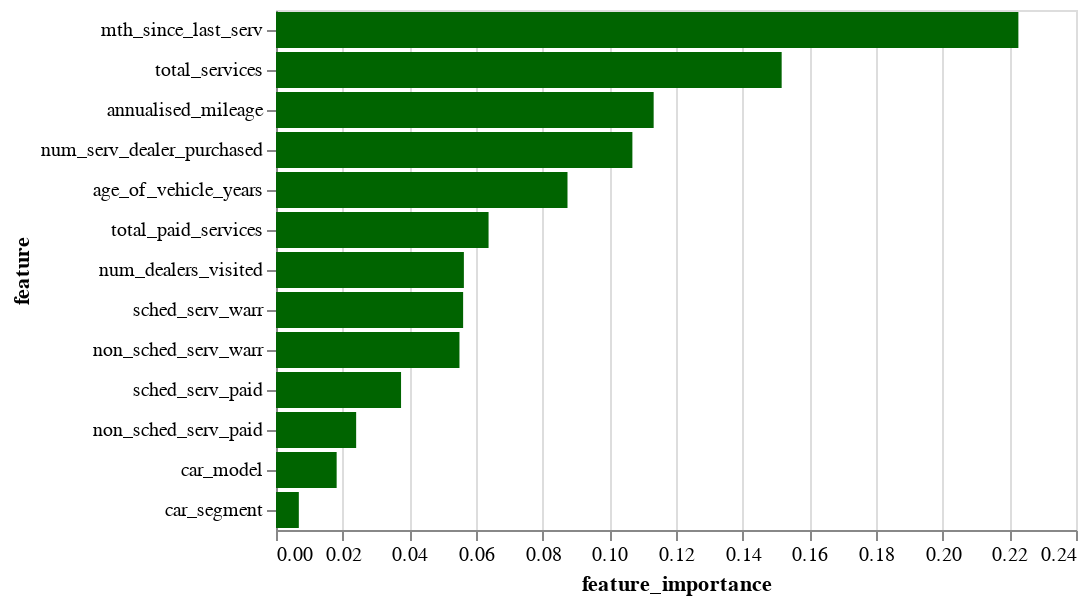

The notebook cell this image was saved under:
### Markdown cell above
**11.5 Plotting the importance values in a bar graph**

### Code cell
import altair as alt

alt.Chart(feat_imp_rf).mark_bar().encode(
    x='feature_importance',
    y=alt.Y('feature', sort='-x'),
    tooltip=['feature','feature_importance']
).configure_mark(
    color='darkgreen'
)

### Figure 1 — Vega-Lite specification as saved in the notebook (floating-point values rounded to 4 significant figures)
{"config": {"view": {"continuousWidth": 400, "continuousHeight": 300}, "mark": {"color": "darkgreen"}}, "data": {"name": "data-41e6cebe6fb2f18e0175b6c8b4f24fa6"}, "mark": "bar", "encoding": {"tooltip": [{"field": "feature", "type": "nominal"}, {"field": "feature_importance", "type": "quantitative"}], "x": {"field": "feature_importance", "type": "quantitative"}, "y": {"field": "feature", "sort": "-x", "type": "nominal"}}, "$schema": "https://vega.github.io/schema/vega-lite/v4.17.0.json", "datasets": {"data-41e6cebe6fb2f18e0175b6c8b4f24fa6": [{"feature": "mth_since_last_serv", "feature_importance": 0.2227}, {"feature": "total_services", "feature_importance": 0.1517}, {"feature": "annualised_mileage", "feature_importance": 0.1133}, {"feature": "num_serv_dealer_purchased", "feature_importance": 0.1069}, {"feature": "age_of_vehicle_years", "feature_importance": 0.08745}, {"feature": "total_paid_services", "feature_importance": 0.06377}, {"feature": "num_dealers_visited", "feature_importance": 0.05636}, {"feature": "sched_serv_warr", "feature_importance": 0.05614}, {"feature": "non_sched_serv_warr", "feature_importance": 0.05504}, {"feature": "sched_serv_paid", "feature_importance": 0.03752}, {"feature": "non_sched_serv_paid", "feature_importance": 0.02405}, {"feature": "car_model", "feature_importance": 0.0182}, {"feature": "car_segment", "feature_importance": 0.006849}]}}
